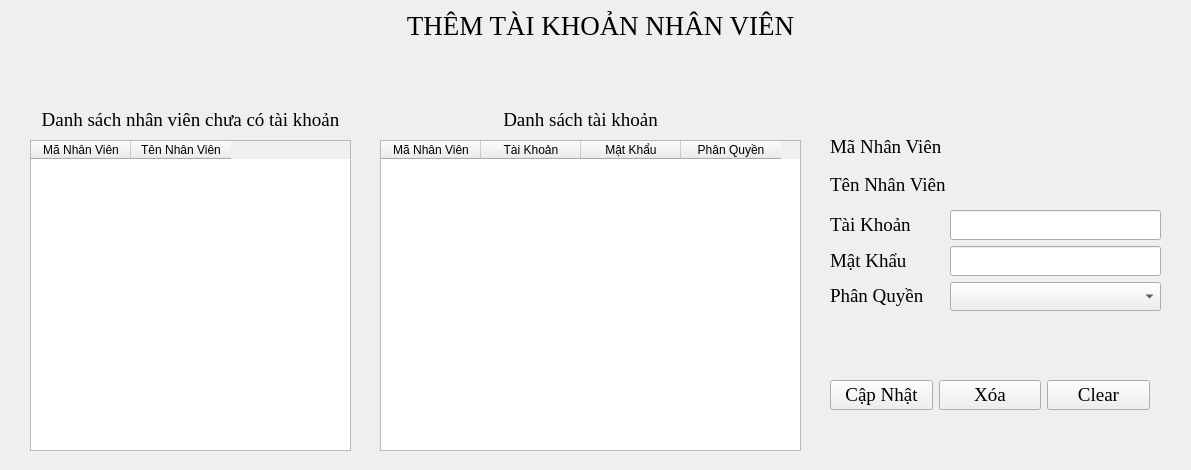
<?xml version="1.0" encoding="UTF-8"?>
<ui version="4.0">
 <class>FrameAddTK</class>
 <widget class="QFrame" name="FrameAddTK">
  <property name="geometry">
   <rect>
    <x>0</x>
    <y>0</y>
    <width>1191</width>
    <height>470</height>
   </rect>
  </property>
  <property name="windowTitle">
   <string>Frame</string>
  </property>
  <widget class="QLabel" name="label_2">
   <property name="geometry">
    <rect>
     <x>400</x>
     <y>10</y>
     <width>401</width>
     <height>31</height>
    </rect>
   </property>
   <property name="font">
    <font>
     <family>Times New Roman</family>
     <pointsize>20</pointsize>
    </font>
   </property>
   <property name="text">
    <string>THÊM TÀI KHOẢN NHÂN VIÊN</string>
   </property>
   <property name="alignment">
    <set>Qt::AlignCenter</set>
   </property>
  </widget>
  <widget class="QTableWidget" name="dataTabDSNV">
   <property name="geometry">
    <rect>
     <x>30</x>
     <y>140</y>
     <width>321</width>
     <height>311</height>
    </rect>
   </property>
   <column>
    <property name="text">
     <string>Mã Nhân Viên</string>
    </property>
   </column>
   <column>
    <property name="text">
     <string>Tên Nhân Viên</string>
    </property>
   </column>
  </widget>
  <widget class="QLabel" name="label">
   <property name="geometry">
    <rect>
     <x>20</x>
     <y>110</y>
     <width>341</width>
     <height>20</height>
    </rect>
   </property>
   <property name="font">
    <font>
     <family>Times New Roman</family>
     <pointsize>14</pointsize>
    </font>
   </property>
   <property name="text">
    <string>Danh sách nhân viên chưa có tài khoản</string>
   </property>
   <property name="alignment">
    <set>Qt::AlignCenter</set>
   </property>
  </widget>
  <widget class="QTableWidget" name="dataTabDSTK">
   <property name="geometry">
    <rect>
     <x>380</x>
     <y>140</y>
     <width>421</width>
     <height>311</height>
    </rect>
   </property>
   <column>
    <property name="text">
     <string>Mã Nhân Viên</string>
    </property>
   </column>
   <column>
    <property name="text">
     <string>Tài Khoản</string>
    </property>
   </column>
   <column>
    <property name="text">
     <string>Mật Khẩu</string>
    </property>
   </column>
   <column>
    <property name="text">
     <string>Phân Quyền</string>
    </property>
   </column>
  </widget>
  <widget class="QLabel" name="label_3">
   <property name="geometry">
    <rect>
     <x>500</x>
     <y>110</y>
     <width>161</width>
     <height>20</height>
    </rect>
   </property>
   <property name="font">
    <font>
     <family>Times New Roman</family>
     <pointsize>14</pointsize>
    </font>
   </property>
   <property name="text">
    <string>Danh sách tài khoản</string>
   </property>
   <property name="alignment">
    <set>Qt::AlignCenter</set>
   </property>
  </widget>
  <widget class="QWidget" name="horizontalLayoutWidget_5">
   <property name="geometry">
    <rect>
     <x>830</x>
     <y>380</y>
     <width>320</width>
     <height>31</height>
    </rect>
   </property>
   <layout class="QHBoxLayout" name="horizontalLayout_5">
    <item>
     <widget class="QPushButton" name="btFix">
      <property name="font">
       <font>
        <family>Times New Roman</family>
        <pointsize>14</pointsize>
       </font>
      </property>
      <property name="text">
       <string>Cập Nhật</string>
      </property>
     </widget>
    </item>
    <item>
     <widget class="QPushButton" name="btDel">
      <property name="font">
       <font>
        <family>Times New Roman</family>
        <pointsize>14</pointsize>
       </font>
      </property>
      <property name="text">
       <string>Xóa</string>
      </property>
     </widget>
    </item>
    <item>
     <widget class="QPushButton" name="btClear">
      <property name="font">
       <font>
        <family>Times New Roman</family>
        <pointsize>14</pointsize>
       </font>
      </property>
      <property name="text">
       <string>Clear</string>
      </property>
     </widget>
    </item>
   </layout>
  </widget>
  <widget class="QWidget" name="verticalLayoutWidget">
   <property name="geometry">
    <rect>
     <x>830</x>
     <y>210</y>
     <width>121</width>
     <height>101</height>
    </rect>
   </property>
   <layout class="QVBoxLayout" name="verticalLayout">
    <item>
     <widget class="QLabel" name="label_7">
      <property name="font">
       <font>
        <family>Times New Roman</family>
        <pointsize>14</pointsize>
        <weight>50</weight>
        <bold>false</bold>
       </font>
      </property>
      <property name="text">
       <string>Tài Khoản</string>
      </property>
     </widget>
    </item>
    <item>
     <widget class="QLabel" name="label_8">
      <property name="font">
       <font>
        <family>Times New Roman</family>
        <pointsize>14</pointsize>
        <weight>50</weight>
        <bold>false</bold>
       </font>
      </property>
      <property name="text">
       <string>Mật Khẩu</string>
      </property>
     </widget>
    </item>
    <item>
     <widget class="QLabel" name="label_9">
      <property name="font">
       <font>
        <family>Times New Roman</family>
        <pointsize>14</pointsize>
        <weight>50</weight>
        <bold>false</bold>
       </font>
      </property>
      <property name="text">
       <string>Phân Quyền</string>
      </property>
     </widget>
    </item>
   </layout>
  </widget>
  <widget class="QWidget" name="verticalLayoutWidget_2">
   <property name="geometry">
    <rect>
     <x>950</x>
     <y>210</y>
     <width>211</width>
     <height>101</height>
    </rect>
   </property>
   <layout class="QVBoxLayout" name="verticalLayout_2">
    <item>
     <widget class="QLineEdit" name="txtUserName">
      <property name="font">
       <font>
        <family>Times New Roman</family>
        <pointsize>14</pointsize>
       </font>
      </property>
     </widget>
    </item>
    <item>
     <widget class="QLineEdit" name="txtPassword">
      <property name="font">
       <font>
        <family>Times New Roman</family>
        <pointsize>14</pointsize>
       </font>
      </property>
      <property name="echoMode">
       <enum>QLineEdit::Normal</enum>
      </property>
     </widget>
    </item>
    <item>
     <widget class="QComboBox" name="comboPermission">
      <property name="font">
       <font>
        <family>Times New Roman</family>
        <pointsize>14</pointsize>
       </font>
      </property>
     </widget>
    </item>
   </layout>
  </widget>
  <widget class="QWidget" name="verticalLayoutWidget_3">
   <property name="geometry">
    <rect>
     <x>950</x>
     <y>130</y>
     <width>211</width>
     <height>71</height>
    </rect>
   </property>
   <layout class="QVBoxLayout" name="verticalLayout_3">
    <item>
     <widget class="QLabel" name="lbMaNV">
      <property name="font">
       <font>
        <family>Times New Roman</family>
        <pointsize>14</pointsize>
       </font>
      </property>
      <property name="text">
       <string/>
      </property>
     </widget>
    </item>
    <item>
     <widget class="QLabel" name="lbTenNV">
      <property name="font">
       <font>
        <family>Times New Roman</family>
        <pointsize>14</pointsize>
       </font>
      </property>
      <property name="text">
       <string/>
      </property>
     </widget>
    </item>
   </layout>
  </widget>
  <widget class="QWidget" name="verticalLayoutWidget_4">
   <property name="geometry">
    <rect>
     <x>830</x>
     <y>130</y>
     <width>121</width>
     <height>71</height>
    </rect>
   </property>
   <layout class="QVBoxLayout" name="verticalLayout_4">
    <item>
     <widget class="QLabel" name="label_5">
      <property name="font">
       <font>
        <family>Times New Roman</family>
        <pointsize>14</pointsize>
        <weight>50</weight>
        <bold>false</bold>
       </font>
      </property>
      <property name="text">
       <string>Mã Nhân Viên</string>
      </property>
     </widget>
    </item>
    <item>
     <widget class="QLabel" name="label_6">
      <property name="font">
       <font>
        <family>Times New Roman</family>
        <pointsize>14</pointsize>
        <weight>50</weight>
        <bold>false</bold>
       </font>
      </property>
      <property name="text">
       <string>Tên Nhân Viên</string>
      </property>
     </widget>
    </item>
   </layout>
  </widget>
 </widget>
 <resources/>
 <connections/>
</ui>
